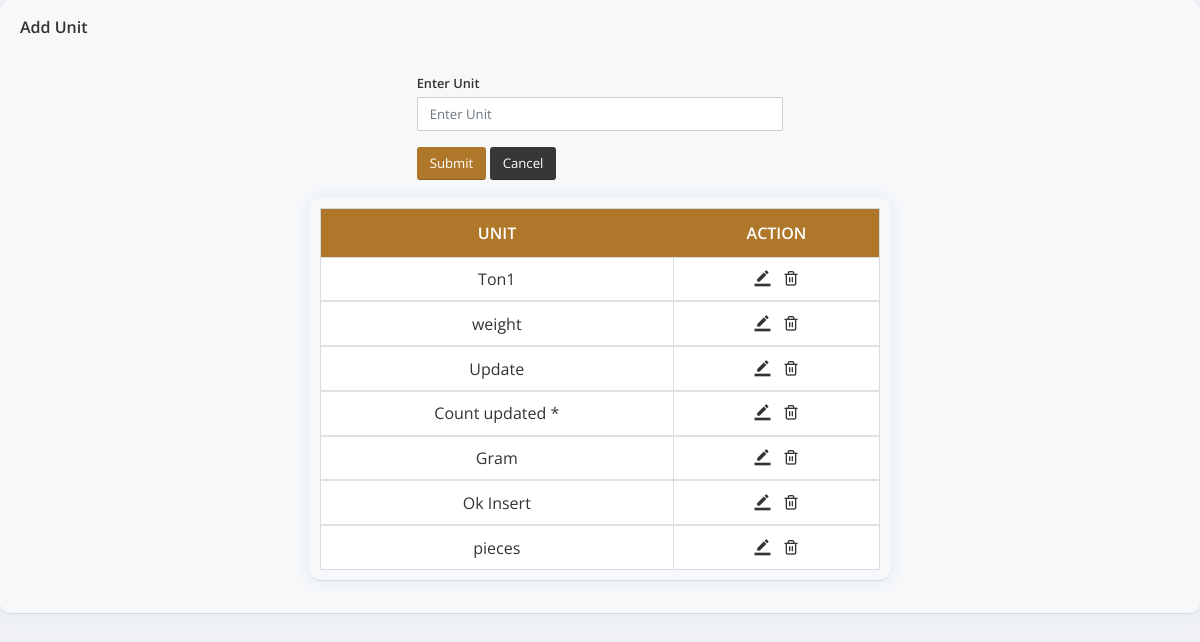
Screenshot of /addunit.php with the database file from the repository.
### tables this page shows
CREATE TABLE `units` (
  `unitid` int(15) NOT NULL,
  `unit` varchar(30) NOT NULL
);

### addunit.php (the view, shortened to what this page needs)
<head>
		<link rel="stylesheet" href="css/bootstrap.min.css">
		<link rel="stylesheet" href="fonts/style.css">
		<link rel="stylesheet" href="css/main.css">
		<link rel="stylesheet" href="vendor/customcss/customstyle.css" />
	</head>
	<body>
<div class="card">
<form>
<div class="card-header">
Add Unit
</div>
<div class="card-body">
<div class="row">
<div class="col-xl-4 col-lg-4 col-md-4 col-sm-4 col-12">
</div>
<div class="col-xl-4 col-lg-4 col-md-4 col-sm-4 col-12">
<div class="form-group">
<label class="label">Enter Unit</label>
<input type="text" name="unitname" id="unitname" class="form-control" placeholder="Enter Unit">
</div>
</div>
<div class="col-xl-4 col-lg-4 col-md-4 col-sm-4 col-12">
</div>
</div>
<div class="row">
<div class="col-xl-4 col-lg-4 col-md-4 col-sm-4 col-12">
</div>
<div class="col-xl-4 col-lg-4 col-md-4 col-sm-4 col-12">
<button type="button" name="submitunitbtn" id="submitunitbtn" class="btn btn-primary">Submit</button>
<button type="reset" class="btn btn-secondary">Cancel</button>
</div>
<div class="col-xl-4 col-lg-4 col-md-4 col-sm-4 col-12">
</div>
</div>
</form>
<br />
                <div class="table-container unit-table" id="starttable">
				<div class="table-responsive">
				<table class="table custom-table m-0" >
				<thead>
				<tr>
					<th>UNIT</th>
					<th>ACTION</th>
				</tr>
			    </thead>
			    <tbody>
					<?php
$mysqli = mysqli_connect("mysql5045.site4now.net", "a6c192_rasi", "rasi1234", "db_a6c192_rasi") or die("Error in database connection".mysqli_error($mysqli));
					$unitselect="SELECT * FROM units";
					$unitresult=$mysqli->query($unitselect);
					if($unitresult->num_rows>0){
					while($units=$unitresult->fetch_assoc()){
					?>
					<tr>
					<td><?php if(isset($units["unit"])){ echo $units["unit"]; }?></td>
					<td>
						<a id="editunit" value="<?php if(isset($units["unitid"])){ echo $units["unitid"];}?>"><span class="icon-border_color"></span></a> &nbsp
						 <a id="deleteunit" value="<?php if(isset($units["unitid"])){ echo $units["unitid"]; }?>"><span class='icon-trash-2'></span>
					    </a>
			           </td>
				    </tr>
				    </tbody>
				    <?php }} ?>
				</table>
			</div>
		</div>
	</div>
</body>

### rows the page displays
units: unit "Ton1", $units["unitid"] 3 (drawn)
units: unit "weight", $units["unitid"] 4 (drawn)
units: unit "Update", $units["unitid"] 12 (drawn)
units: unit "Count updated *", $units["unitid"] 14 (drawn)
units: unit "Gram", $units["unitid"] 15 (drawn)
units: unit "Ok Insert", $units["unitid"] 17 (drawn)
units: unit "pieces", $units["unitid"] 18 (drawn)
